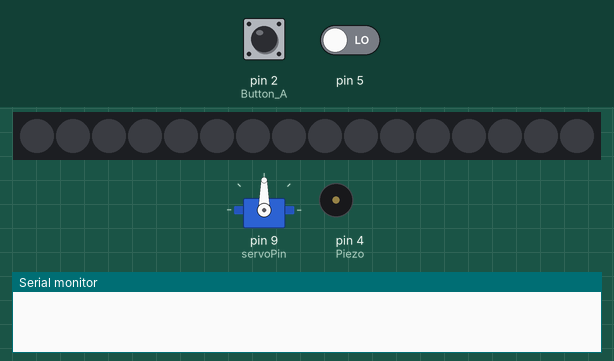
Simulated run of this sketch. Board: Arduino Uno, built with avr-gcc and run on an emulated ATmega328P. On the bench: 16 RGB LEDs in strip order, left to right, servo, buzzer (waves = sounding), the last lines printed to the serial monitor. The inputs (shaded band) are chosen by the test bench; at power-on: pin 2 (Button_A) LOW, pin 5 LOW. Dim RGB values are drawn brighter than linear.

Above: at 1.2 s.
1.3 s: pin 2 (Button_A) pulled HIGH for 0.15 s
At 1.67 s:
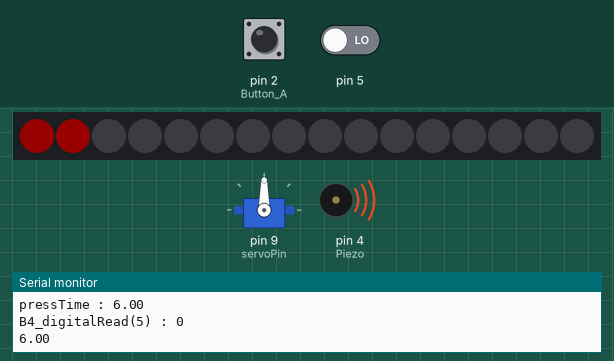
2.0 s: pin 2 (Button_A) pulled HIGH for 1 s
At 3.43 s:
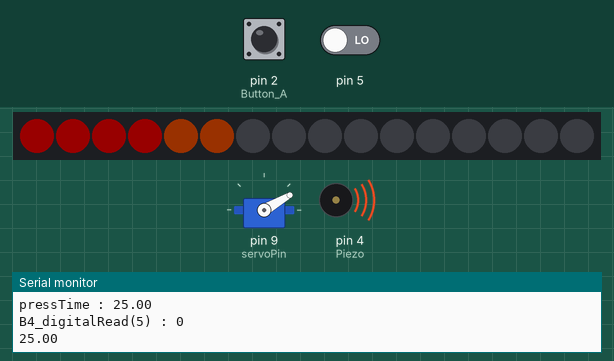
3.6 s: pin 2 (Button_A) pulled HIGH for 0.15 s
4.3 s: pin 2 (Button_A) pulled HIGH for 3.2 s
At 5.1 s:
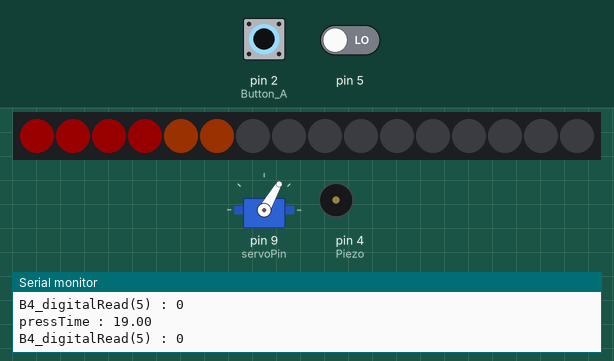
9.1 s: pin 2 (Button_A) pulled HIGH for 0.15 s
At 9.47 s:
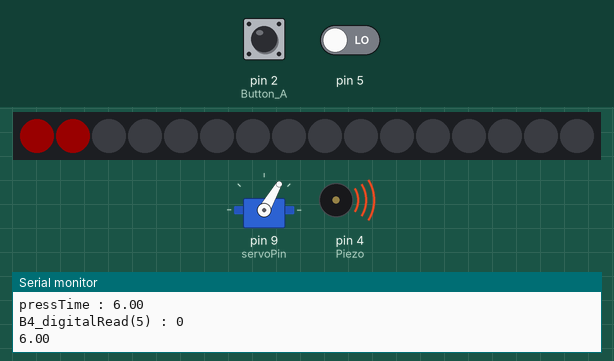
9.8 s: pin 2 (Button_A) pulsed HIGH 2 times (0.12 s each, 0.3 s apart)
Timing chart, 0 to 15.2 s (numbered marks = the images above; inputs shaded):
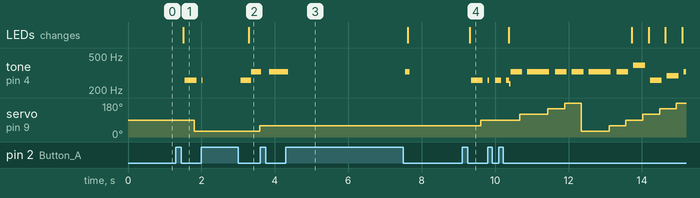

The sketch:

first_Team_Orgol.ino
```cpp
#include <Adafruit_NeoPixel.h>
#define Button_A 2  // 터치센서
#define Piezo 4
#include <Servo.h>

#define PIN 6
Adafruit_NeoPixel strip = Adafruit_NeoPixel(16, PIN, NEO_GRB + NEO_KHZ800);

Servo servo;
int servoPin = 9;
int angle = 0;

char names[] = { 'c', 'd', 'e', 'f', 'g', 'a', 'b', 'C' };
 int tones[] = { 1915, 1700, 1519, 1432, 1275, 1136, 1014, 956 };

int tempo = 300;
int lenght[2] = {15, 26};
char notes[2][80] = { "ccggaag ffeeddc ggffeed ggffeed ccggaag ffeeddc ",
                   "eeeeeeegcde fffffeeeeddedg  " };
int beats[2][80] = { { 1, 1, 1, 1, 1, 1, 2, 1, 1, 1, 1, 1, 1, 2, 4 },
                  { 1, 1, 2, 1, 1, 2, 1, 1, 1, 1, 4, 1, 1, 1, 1, 1, 1, 1, 1, 1, 1, 1, 1, 1, 2, 2} };
int next = 0;
volatile bool state1 = false;
volatile bool state2 = false;
volatile bool endstate = false;
float pressTime = 0;
float touch = 0;

void tTof() {
  state1 = true;
  state2 = true;
  while(digitalRead(Button_A)==HIGH)
 {
   delay(100);
   //pressTime = pulseIn(3,HIGH);
   pressTime++;
   Serial.print("pressTime : "); Serial.println(pressTime);
   Serial.print("B4_digitalRead(5) : "); Serial.println(digitalRead(5));
 }
 touch  = pressTime;
 pressTime = 0;
 Serial.println(touch);
}
void playTone(int tone, int duration) {
 for (long i = 0; i < duration * 1000L; i += tone * 2) {


   digitalWrite(Piezo, HIGH);
   delayMicroseconds(tone);
   digitalWrite(Piezo, LOW);
   delayMicroseconds(tone);
 }
}
void playNote(char note, int duration) {

 for (int i = 0; i < 8; i++) {
   if (names[i] == note) {
     colorWipe(i);
     playTone(tones[i], duration);
   }
 }
}

void setup() {
  strip.begin();
  strip.show(); // Initialize all pixels to 'off'
  strip.setBrightness(25); // 밝기조절

  servo.attach(servoPin);
  pinMode(Button_A, INPUT);
  Serial.begin(9600);
  pinMode(Piezo, OUTPUT);
  attachInterrupt(0, tTof, RISING);
}
void loop() {
 if(state1 == true) {
  while(true) {
    state2 = false;

   for (int i = 0; i < lenght[next]; i++) {

   if (notes[next][i] == ' ') {
    if(angle > 170)
    angle = 0;
    angle += 30;
      servo.write(angle);
     delay(beats[next][i] * tempo);
   } else {

     playNote(notes[next][i], beats[next][i] * tempo);
   }
   if(touch < 30 && touch >= 0 && state2 == true) {
    state2 = false;
    next++;
    if(next == 2)
     next = 0;
     i = 0;
     continue;
   }
   else if(touch > 30 && state2 == true) {
    endstate = true;
    state2 = false;
    state1 = false;
    next = 0;
    for(uint16_t i = 0; i < 16; i++)
      strip.setPixelColor(i, false);
      strip.show();
    break;
   }
   if(angle > 170)
    angle = 0;
   angle += 30;
   servo.write(angle);
   delay(tempo / 2);
   }
    if(endstate == true)
    break;
   next++;
   if(next == 2)
     next = 0;
 }
 }


}


void colorWipe(int num) {
 if(num == 0) {
  for(uint16_t i = 0; i < 16; i++)
      strip.setPixelColor(i, false);
    for(uint16_t i = 0; i < 2; i++) {
      strip.setPixelColor(i, strip.Color(255 - i * 7,0,0));
      strip.show();
    }
  }
  else if(num == 1) {
    for(uint16_t i = 0; i < 16; i++)
      strip.setPixelColor(i, false);
    for(uint16_t i = 0; i < 4; i++) {
      strip.setPixelColor(i, strip.Color(255 - i * 7,0,0));
      strip.show();
    }
  }
  else if(num == 2) {
    for(uint16_t i = 0; i < 16; i++)
      strip.setPixelColor(i, false);
    for(uint16_t i = 0; i < 6; i++) {
      if(i < 4)
      strip.setPixelColor(i, strip.Color(255 - i * 7,0,0));
      else
      strip.setPixelColor(i, strip.Color(255,94 - i * 2,0));
      strip.show();
    }
  }
  else if(num == 3) {
    for(uint16_t i = 0; i < 16; i++)
      strip.setPixelColor(i, false);
    for(uint16_t i = 0; i < 8; i++) {
      if(i < 4)
      strip.setPixelColor(i, strip.Color(255 - i * 7,0,0));
      else
      strip.setPixelColor(i, strip.Color(255 - i * 4,165 - i * 9,0));
      strip.show();
    }
  }
  else if(num == 4) {
    for(uint16_t i = 0; i < 16; i++)
      strip.setPixelColor(i, false);
    for(uint16_t i = 0; i < 10; i++) {
      if(i < 4)
      strip.setPixelColor(i, strip.Color(255 - i * 7,0,0));
      else if( i < 8)
      strip.setPixelColor(i, strip.Color(255 - i * 4,165 - i * 9,0));
      else
      strip.setPixelColor(i, strip.Color(0,255 - i * 9,127 - i * 5));
      strip.show();
    }
  }
  else if(num == 5) {
    for(uint16_t i = 0; i < 16; i++)
      strip.setPixelColor(i, false);
    for(uint16_t i = 0; i < 12; i++) {
       if(i < 4)
      strip.setPixelColor(i, strip.Color(255 - i * 7,0,0));
      else if( i < 8)
      strip.setPixelColor(i, strip.Color(255 - i * 4,165 - i * 9,0));
      else
      strip.setPixelColor(i, strip.Color(0,255 - i * 9,127 - i * 5));
      strip.show();
    }
  }
  else if(num == 6) {
    for(uint16_t i = 0; i < 16; i++)
      strip.setPixelColor(i, false);
    for(uint16_t i = 0; i < 14; i++) {
      if(i < 4)
      strip.setPixelColor(i, strip.Color(255 - i * 7,0,0));
      else if( i < 8)
      strip.setPixelColor(i, strip.Color(255 - i * 4,165 - i * 9,0));
      else if(i < 12)
      strip.setPixelColor(i, strip.Color(0,255 - i * 9,127 - i * 5));
      else
      strip.setPixelColor(i, strip.Color(175 - i * 4,238 - i * 9,238 - i * 3));
      strip.show();
    }
  }
  else if(num == 7) {

    for(uint16_t i = 0; i < 16; i++)
      strip.setPixelColor(i, false);
    for(uint16_t i = 0; i < 16; i++) {
      if(i < 4)
      strip.setPixelColor(i, strip.Color(255 - i * 7,0,0));
      else if( i < 8)
      strip.setPixelColor(i, strip.Color(255 - i * 4,165 - i * 9,0));
      else if(i < 12)
      strip.setPixelColor(i, strip.Color(0,255 - i * 9,127 - i * 5));
      else
      strip.setPixelColor(i, strip.Color(175 - i * 4,238 - i * 9,238 - i * 3));
      strip.show();
    }
  }
}
```

Measured:
- after the input at 1.3 s, tone on pin 4 (Piezo): silent → 259 Hz after 0.25 s, → silent 0.32 s later; servo on pin 9 (servoPin): 90° → 30° after 0.50 s; the LEDs: change after 0.21 s (image 1)
- after the input at 4.3 s, servo on pin 9 (servoPin): stops changing and stays 60°
- after the input at 9.1 s, tone on pin 4 (Piezo): silent → 259 Hz after 0.25 s, → silent 0.32 s later; servo on pin 9 (servoPin): 60° → 90° after 0.50 s; the LEDs: change after 0.20 s (image 4)
